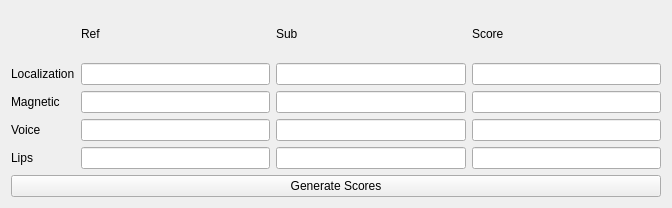
<?xml version="1.0" encoding="UTF-8"?>
<ui version="4.0">
 <class>MainWindow</class>
 <widget class="QMainWindow" name="MainWindow">
  <property name="geometry">
   <rect>
    <x>0</x>
    <y>0</y>
    <width>672</width>
    <height>208</height>
   </rect>
  </property>
  <property name="windowTitle">
   <string>MainWindow</string>
  </property>
  <widget class="QWidget" name="centralWidget">
   <layout class="QVBoxLayout" name="verticalLayout">
    <item>
     <layout class="QGridLayout" name="gridLayout">
      <item row="0" column="1">
       <widget class="QLabel" name="refLabel">
        <property name="text">
         <string>Ref</string>
        </property>
       </widget>
      </item>
      <item row="0" column="2">
       <widget class="QLabel" name="subLabel">
        <property name="text">
         <string>Sub</string>
        </property>
       </widget>
      </item>
      <item row="0" column="3">
       <widget class="QLabel" name="scoreLabel">
        <property name="text">
         <string>Score</string>
        </property>
       </widget>
      </item>
      <item row="1" column="0">
       <widget class="QLabel" name="locaLabel">
        <property name="text">
         <string>Localization</string>
        </property>
       </widget>
      </item>
      <item row="1" column="1">
       <widget class="QLineEdit" name="refLocaPathEdit"/>
      </item>
      <item row="1" column="2">
       <widget class="QLineEdit" name="subLocaPathEdit"/>
      </item>
      <item row="1" column="3">
       <widget class="QLineEdit" name="locaScoreEdit"/>
      </item>
      <item row="2" column="0">
       <widget class="QLabel" name="magLabel">
        <property name="text">
         <string>Magnetic</string>
        </property>
       </widget>
      </item>
      <item row="2" column="1">
       <widget class="QLineEdit" name="refMagPathEdit"/>
      </item>
      <item row="2" column="2">
       <widget class="QLineEdit" name="subMagPathEdit"/>
      </item>
      <item row="2" column="3">
       <widget class="QLineEdit" name="magScoreEdit"/>
      </item>
      <item row="4" column="0">
       <widget class="QLabel" name="voiceLabel">
        <property name="text">
         <string>Voice</string>
        </property>
       </widget>
      </item>
      <item row="4" column="1">
       <widget class="QLineEdit" name="refVoicePathEdit"/>
      </item>
      <item row="4" column="2">
       <widget class="QLineEdit" name="subVoicePathEdit"/>
      </item>
      <item row="5" column="0">
       <widget class="QLabel" name="lipsLabel">
        <property name="text">
         <string>Lips</string>
        </property>
       </widget>
      </item>
      <item row="5" column="1">
       <widget class="QLineEdit" name="refLipsPathEdit"/>
      </item>
      <item row="5" column="2">
       <widget class="QLineEdit" name="subLipsPathEdit"/>
      </item>
      <item row="5" column="3">
       <widget class="QLineEdit" name="lipScoreEdit"/>
      </item>
      <item row="4" column="3">
       <widget class="QLineEdit" name="voiceScoreEdit"/>
      </item>
     </layout>
    </item>
    <item>
     <widget class="QPushButton" name="genScoresButton">
      <property name="sizePolicy">
       <sizepolicy hsizetype="Preferred" vsizetype="Fixed">
        <horstretch>0</horstretch>
        <verstretch>0</verstretch>
       </sizepolicy>
      </property>
      <property name="text">
       <string>Generate Scores</string>
      </property>
     </widget>
    </item>
   </layout>
  </widget>
 </widget>
 <layoutdefault spacing="6" margin="11"/>
 <resources/>
 <connections/>
</ui>
